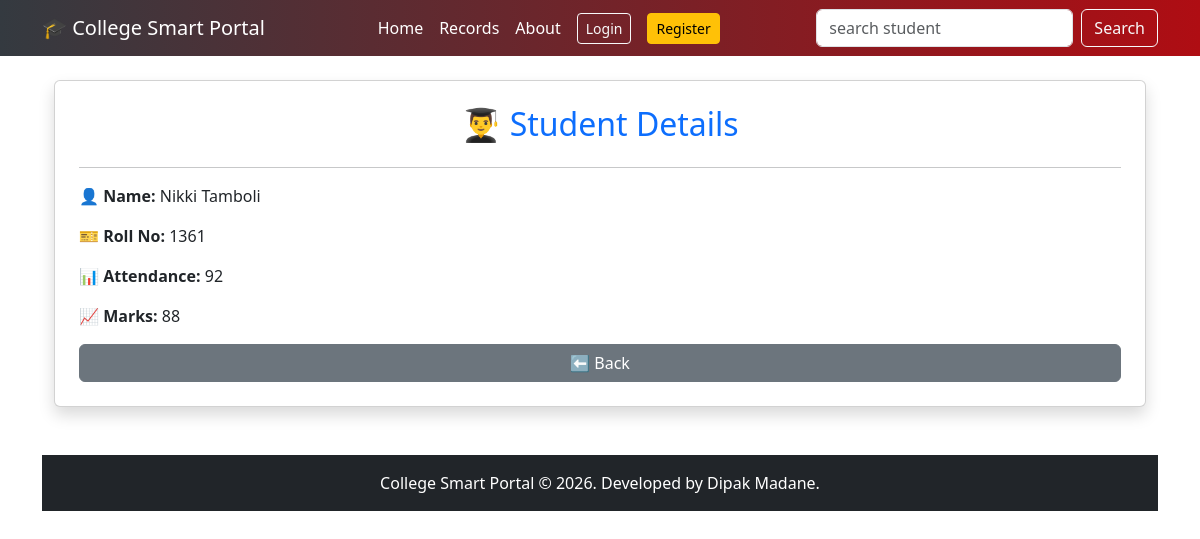
Screenshot of /student/1 with the database file from the repository.
### tables this page shows
CREATE TABLE students (
            id INTEGER PRIMARY KEY AUTOINCREMENT,
            name TEXT NOT NULL,
            roll TEXT UNIQUE NOT NULL,
            attendance INTEGER NOT NULL,
            marks INTEGER NOT NULL
        );

### app.py (the view)
@app.route("/student/<int:id>")
def student_detail(id):
    conn = get_db()
    student = conn.execute(
        "SELECT * FROM students WHERE id=?",
        (id,)
    ).fetchone()
    conn.close()
    if student is None:
        flash("Student Not Found!", "danger")
        return redirect(url_for("records"))
    return render_template("student_detail.html", student=student)

### app.py (called while the page is built)
def get_db():
    conn = sqlite3.connect("myproject.db")
    conn.row_factory = sqlite3.Row
    return conn

### templates/student_detail.html
{% extends 'base.html' %}
{% block content %}
<div class="container mt-4">
<div class="card shadow p-4">
<h2 class="text-center text-primary">
    👨‍🎓 Student Details
</h2>
<hr>
<p><b>👤 Name:</b> {{ student.name }}</p>
<p><b>🎫 Roll No:</b> {{ student.roll }}</p>
<p><b>📊 Attendance:</b> {{ student.attendance }}</p>
<p><b>📈 Marks:</b> {{ student.marks }}</p>
<a href="{{ url_for('records') }}" class="btn btn-secondary">
    ⬅️ Back
</a>
</div>
</div>
{% endblock %}

### templates/base.html (style rules this page uses)
.card { transition:all 0.3s ease; }

### rows the page displays
students: name "Nikki Tamboli", roll "1361", attendance "92", marks "88"
